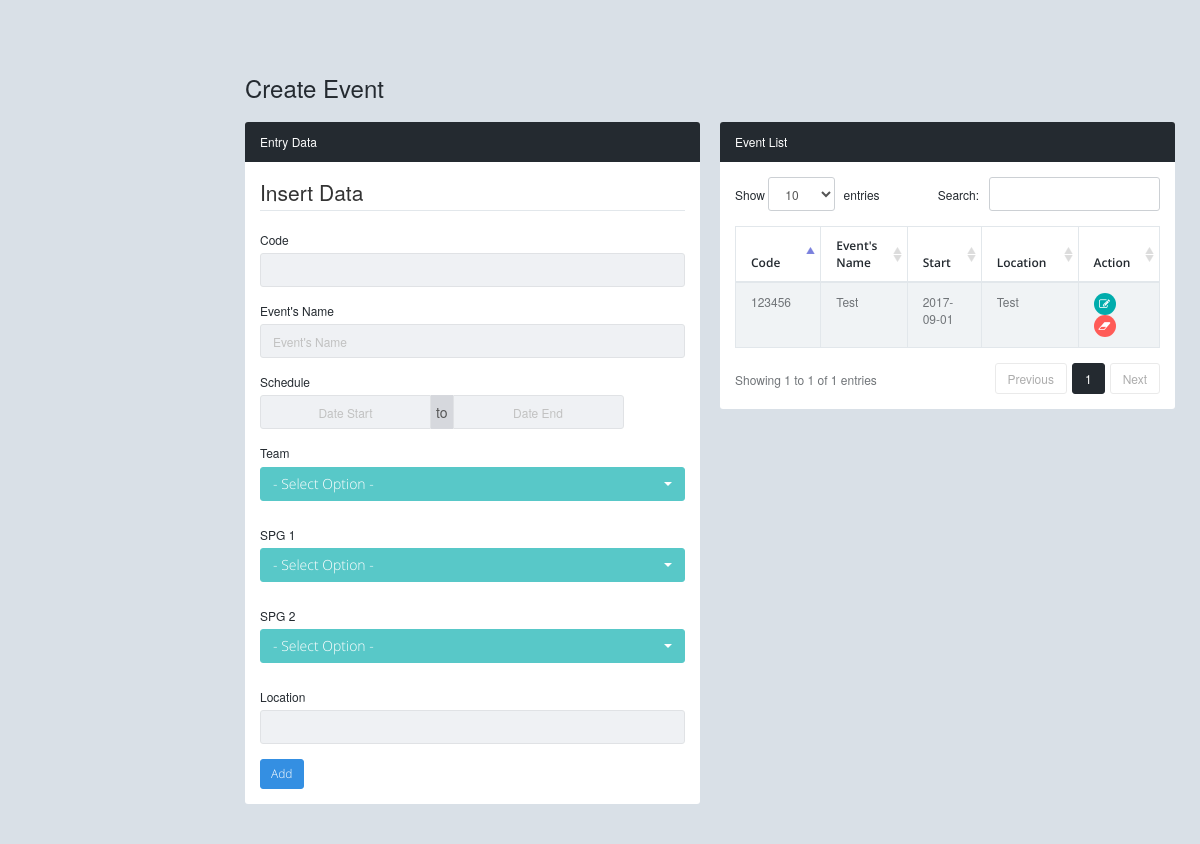
/index.php/ev_event, run on the app's committed database.
### tables this page shows
CREATE TABLE `event` (
  `ID` int(12) NOT NULL AUTO_INCREMENT,
  `Kode` varchar(10) NOT NULL,
  `Keterangan` varchar(255) NOT NULL,
  `TglMulai` date NOT NULL,
  `TglSelesai` date NOT NULL,
  `Team` varchar(5) NOT NULL,
  `Lokasi` text NOT NULL,
  `SPG1` varchar(5) NOT NULL,
  `SPG2` varchar(5) NOT NULL,
  PRIMARY KEY (`ID`)
);

### application/controllers/ev_event.php (called while the page is built, shortened)
<?php
class ev_event extends CI_Controller {
	public function __construct(){
		$this->load->model('m_evevent','m_evevent');
	}
	public function index(){
		$this->load->view('event/evEvent/ev_event');
	}
}

### index.php (called while the page is built, shortened)
<?php
require_once BASEPATH.'core/CodeIgniter.php';

### application/views/event/evEvent/ev_event.php (the view, shortened to what this page needs)
<!DOCTYPE html>
<html lang="en">
<body>
	<div id="page-container" class="fade page-sidebar-fixed page-header-fixed">
		<div id="content" class="content">
	 		<h1 class="page-header">Create Event</h1>
			<div class="row">
			    <div class="col-md-6">
                    <div class="panel panel-inverse" data-sortable-id="form-stuff-3">
                        <div class="panel-heading">
                        	<h4 class="panel-title">Entry Data</h4>
                        </div>
                        <div class="panel-body">
                            <form action="#" method="POST" id="ev_event">
                                <fieldset>
                                    <legend id="form_title">Insert Data</legend>
                                    <div class="form-group">
                                        <label for="Code">Code</label>
                                        <input type="text" class="form-control" id="cKode" name="cKode" readonly="" />
                                    </div>
                                    <div class="form-group">
                                        <label for="EventsName">Event's Name</label>
                                        <input type="text" class="form-control" id="cEventsName" name="cEventsName" readonly="" placeholder="Event's Name" />
                                    </div>
                                    <div class="form-group">
										<label for="Schedule">Schedule</label>
									    <div class="input-group input-daterange">
                                            <input type="text" class="form-control" id="dDateStart" name="dDateStart" placeholder="Date Start" readonly=""/>
                                            <span class="input-group-addon">to</span>
                                            <input type="text" class="form-control" name="dDateEnd" id="dDateEnd" placeholder="Date End" readonly=""/>
                                        </div>
									</div>
									<div class="form-group">
										<label for="Team">Team</label>
									    <select
		                                    class="form-control selectpicker"
		                                    data-size="100"
		                                    data-live-search="true"
		                                    data-style="btn-success"
		                                    name="optTeam"
		                                    id="optTeam"
		                                    disabled=""
		                                >
		                                    <option value=""> - Select Option - </option>
		                                </select>
									</div>
									<div class="form-group">
										<label for="SPG1">SPG 1</label>
									    <select
		                                    class="form-control selectpicker"
		                                    data-size="100"
		                                    data-live-search="true"
		                                    data-style="btn-success"
		                                    name="optSPG1"
		                                    id="optSPG1"
		                                    disabled=""
		                                >
		                                    <option value=""> - Select Option - </option>
		                                </select>
									</div>
									<div class="form-group">
										<label for="SPG2">SPG 2</label>
									    <select
		                                    class="form-control selectpicker"
		                                    data-size="100"
		                                    data-live-search="true"
		                                    data-style="btn-success"
		                                    name="optSPG2"
		                                    id="optSPG2"
		                                    disabled=""
		                                >
		                                    <option value=""> - Select Option - </option>
		                                </select>
									</div>
                                    <div class="form-group">
                                        <label for="EventsLocation">Location</label>
                                        <input type="text" class="form-control" id="cLocation" name="cLocation" readonly="" />
                                    </div>
                                    <button  type="button" id="cmdAdd" onclick="add()" class="btn btn-sm btn-primary">Add</button>
                                </fieldset>
                            </form>
                        </div>
                    </div>
                </div>
                <div class="col-md-6">
                    <div class="panel panel-inverse" data-sortable-id="form-stuff-3">
                        <div class="panel-heading">
                        	<h4 class="panel-title">Event List</h4>
                        </div>
                        <div class="panel-body">
                            <div class="table-responsive">
					            <table id="data-table" class="table table-striped table-bordered">
					                <thead>
					                    <tr>
					                        <th>Code</th>
					                        <th>Event's Name</th>
					                        <th>Start</th>
					                        <th>Location</th>
					                        <th>Action</th>
					                    </tr>
					                </thead>
					                <tbody>
					                    <?php
					                        $cQuery     = "SELECT * FROM event" ;
					                        $dbData     = $this->db->query($cQuery) ;
					                        foreach ($dbData->result_array() as $dbRow){
					                    ?>
					                                <tr class="odd gradeX">
					                                    <td class="Code" data-name="Code"><?php echo $dbRow['Kode'] ;?></td>
					                                    <td class="Name" data-name="Name"><?php echo $dbRow['Keterangan'] ;?></td>
					                                    <td class="Start" data-name="Start"><?php echo $dbRow['TglMulai'] ;?></td>
					                                   <td data-name="Keterangan"><?php echo $dbRow['Keterangan'] ;?></td>
					                                    <td>
					                                        <?php
					                                            $cKode = $dbRow['Kode'];
					                                            echo '<a class = "btn btn-success btn-icon btn-circle btn-sm cmdEdit"
					                                                     id = "cmdEdit"
					                                                     onclick ="EditData(`'.$cKode.'`)"
					                                                     href ="javascript:void(0)"  >
					                                                     <i class="fa fa-edit (alias)"></i>
					                                                  </a>';
					                                            echo '<a class="btn btn-danger btn-icon btn-circle btn-sm cmdDelete"
					                                                     id="cmdDelete"
					                                                     onclick="DeleteData(`'.$cKode.'`)"
					                                                     name="cmdDelete"
					                                                     href="javascript:void(0)"  >
					                                                     <i class="fa fa-eraser"></i>
					                                                  </a>';
					                                        ?>
					                                    </td>
					                                </tr>
					                            <?php
					                        }
					                    ?>
					                </tbody>
					            </table>
					        </div>
                        </div>
                    </div>
                </div>
			</div>
		</div>
	</div>
</body>
</html>

### data on the page
event: Kode "123456", Keterangan "Test", TglMulai "2017-09-01"
